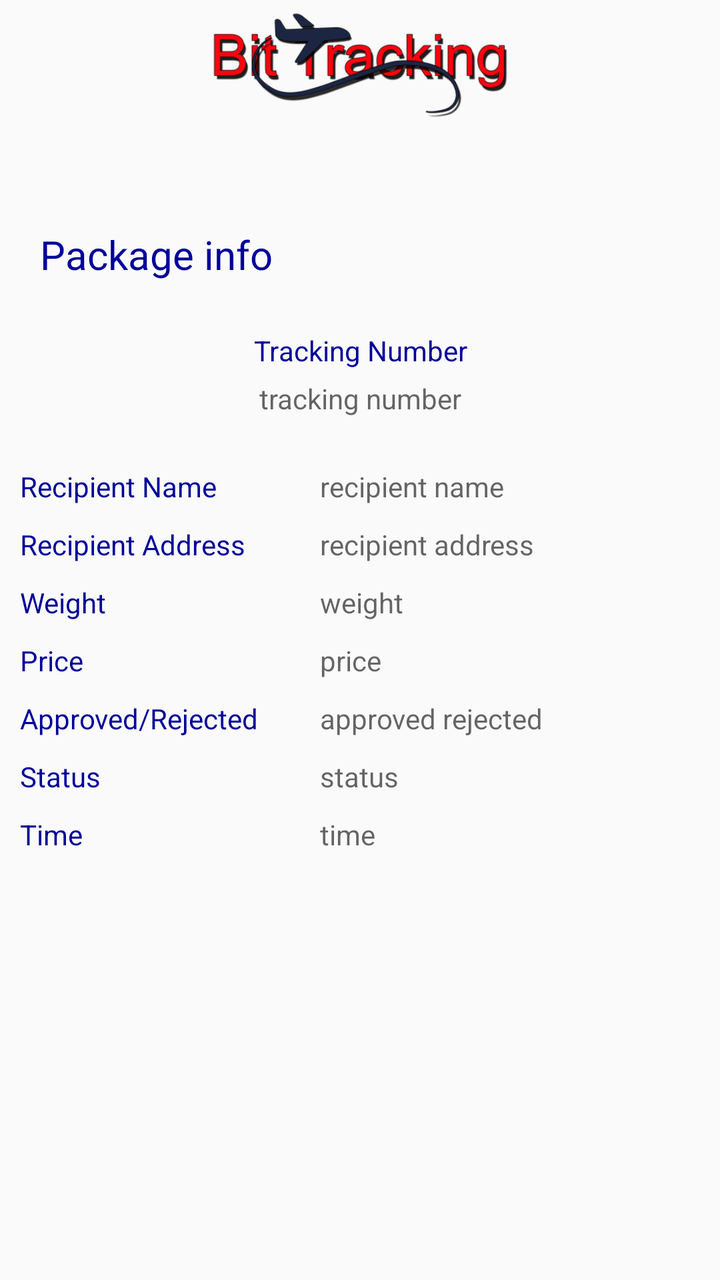
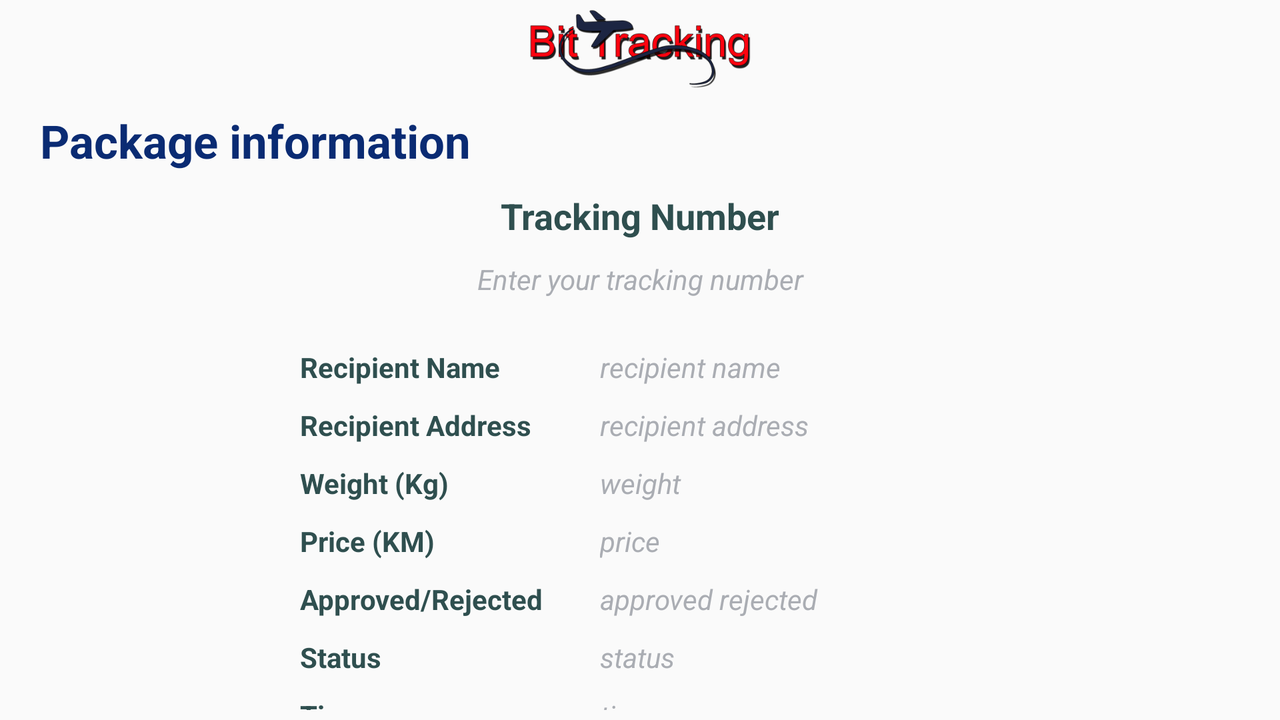

Compare how this app lays out the same screen by default and in its alternative resource folder. The renders come first, then the two layout files and the values they reference.
<!-- AndroidManifest.xml: application theme AppTheme -->
<!-- res/layout/activity_package.xml -->
<?xml version="1.0" encoding="utf-8"?>
<LinearLayout xmlns:android="http://schemas.android.com/apk/res/android"
    android:orientation="vertical"
    android:layout_width="match_parent"
    android:layout_height="match_parent"
    android:background="@drawable/backgroundpic"
    android:weightSum="1">

    <RelativeLayout
        android:id="@+id/header"
        android:layout_width="match_parent"
        android:layout_height="wrap_content"
        android:layout_alignParentTop="true"
        android:gravity="top"
        android:src="@drawable/logo">

        <ImageView
            android:id="@+id/imageView1"
            android:layout_width="match_parent"
            android:layout_height="60dp"
            android:src="@drawable/logo"
            android:layout_alignParentLeft="true"
            android:layout_alignParentStart="true"/>
    </RelativeLayout>


    <LinearLayout
        android:layout_width="match_parent"
        android:layout_height="wrap_content"
        android:orientation="vertical"
        android:gravity="center"
        android:layout_weight="0.41">
        <TextView
            android:layout_width="match_parent"
            android:layout_height="wrap_content"
            android:text="Package info"
            android:paddingBottom="20dp"
            android:textSize="20sp"
            android:paddingLeft="20dp"
            android:textColor="#000099"/>
        <TextView
            android:layout_width="400dp"
            android:layout_height="wrap_content"
            android:id="@+id/package_tracking_number_view"
            android:gravity="center"
            android:text="Tracking Number"
            android:padding="5dp"
            android:textColor="#000099"/>
        <TextView
            android:layout_width="400dp"
            android:layout_height="wrap_content"
            android:id="@+id/package_tracking_number"
            android:gravity="center"
            android:hint="tracking number"
            android:paddingBottom="20dp"/>

        
        <LinearLayout
            android:layout_width="350dp"
            android:layout_height="wrap_content"
            android:orientation="horizontal">
            <TextView
                android:layout_width="150dp"
                android:layout_height="wrap_content"
                android:id="@+id/package_recipient_name_view"
                android:gravity="left"
                android:text="Recipient Name"
                android:padding="5dp"
                android:textColor="#000099"/>
            <TextView
                android:layout_width="200dp"
                android:layout_height="wrap_content"
                android:id="@+id/package_recipient_name"
                android:gravity="left"
                android:hint="recipient name"
                android:padding="5dp"/>

        </LinearLayout>

        
        <LinearLayout
            android:layout_width="350dp"
            android:layout_height="wrap_content"
            android:orientation="horizontal">
            <TextView
                android:layout_width="150dp"
                android:layout_height="wrap_content"
                android:id="@+id/package_recipient_address_view"
                android:gravity="left"
                android:text="Recipient Address"
                android:padding="5dp"
                android:textColor="#000099"/>
            <TextView
                android:layout_width="200dp"
                android:layout_height="wrap_content"
                android:id="@+id/package_recipient_address"
                android:gravity="left"
                android:hint="recipient address"
                android:padding="5dp"/>
        </LinearLayout>
        
        <LinearLayout
            android:layout_width="350dp"
            android:layout_height="wrap_content"
            android:orientation="horizontal">
            <TextView
                android:layout_width="150dp"
                android:layout_height="wrap_content"
                android:id="@+id/package_wight_view"
                android:gravity="left"
                android:text="Weight"
                android:padding="5dp"
                android:textColor="#000099"/>
            <TextView
                android:layout_width="200dp"
                android:layout_height="wrap_content"
                android:id="@+id/package_wight_package"
                android:gravity="left"
                android:hint="weight"
                android:padding="5dp"/>
        </LinearLayout>
        
        <LinearLayout
            android:layout_width="350dp"
            android:layout_height="wrap_content"
            android:orientation="horizontal">
            <TextView
                android:layout_width="150dp"
                android:layout_height="wrap_content"
                android:id="@+id/package_price_view"
                android:gravity="left"
                android:text="Price"
                android:padding="5dp"
                android:textColor="#000099"/>
            <TextView
                android:layout_width="200dp"
                android:layout_height="wrap_content"
                android:id="@+id/package_price"
                android:gravity="left"
                android:hint="price"
                android:padding="5dp"/>
        </LinearLayout>
        
        <LinearLayout
            android:layout_width="350dp"
            android:layout_height="wrap_content"
            android:orientation="horizontal">
            <TextView
                android:layout_width="150dp"
                android:layout_height="wrap_content"
                android:id="@+id/package_ar_view"
                android:gravity="left"
                android:text="Approved/Rejected"
                android:padding="5dp"
                android:textColor="#000099"/>
            <TextView
                android:layout_width="200dp"
                android:layout_height="wrap_content"
                android:id="@+id/package_ar"
                android:gravity="left"
                android:hint="approved rejected"
                android:padding="5dp"/>
        </LinearLayout>
        
        <LinearLayout
            android:layout_width="350dp"
            android:layout_height="wrap_content"
            android:orientation="horizontal">
            <TextView
                android:layout_width="150dp"
                android:layout_height="wrap_content"
                android:id="@+id/package_status_view"
                android:gravity="left"
                android:text="Status"
                android:padding="5dp"
                android:textColor="#000099"/>
            <TextView
                android:layout_width="200dp"
                android:layout_height="wrap_content"
                android:id="@+id/package_status"
                android:gravity="left"
                android:hint="status"
                android:padding="5dp"/>
        </LinearLayout>
        
        <LinearLayout
            android:layout_width="350dp"
            android:layout_height="wrap_content"
            android:orientation="horizontal">
            <TextView
                android:layout_width="150dp"
                android:layout_height="wrap_content"
                android:id="@+id/package_time_view"
                android:gravity="left"
                android:text="Time"
                android:padding="5dp"
                android:textColor="#000099"/>
            <TextView
                android:layout_width="200dp"
                android:layout_height="wrap_content"
                android:id="@+id/package_time"
                android:gravity="left"
                android:hint="time"
                android:padding="5dp"/>
        </LinearLayout>
    </LinearLayout>
</LinearLayout>
<!-- resources referenced by this layout -->
<resources>
  <!-- drawable logo: png bitmap (drawable, 36606 bytes) -->
  <style name="AppTheme" parent="Theme.AppCompat.Light.NoActionBar">
          
          <item name="colorPrimary">@color/colorPrimary</item>
          <item name="colorPrimaryDark">@color/colorPrimaryDark</item>
          <item name="colorAccent">@color/colorAccent</item>
      </style>
</resources>
<!-- res/layout-land/activity_package.xml (the repository's variant of the layout above) -->
<!-- drawn on the phone turned sideways -->
<?xml version="1.0" encoding="utf-8"?>
<LinearLayout xmlns:android="http://schemas.android.com/apk/res/android"
    android:orientation="vertical"
    android:layout_width="match_parent"
    android:layout_height="match_parent"
    android:weightSum="1">

    <RelativeLayout
        android:id="@+id/header"
        android:layout_width="match_parent"
        android:layout_height="wrap_content"
        android:layout_alignParentTop="true"
        android:gravity="top"
        android:src="@drawable/logo">

        <ImageView
            android:id="@+id/imageView1"
            android:layout_width="match_parent"
            android:layout_height="45dp"
            android:src="@drawable/logo"
            android:layout_alignParentLeft="true"
            android:layout_alignParentStart="true"/>

        <LinearLayout
            android:layout_width="match_parent"
            android:layout_height="wrap_content"
            android:orientation="vertical"
            android:gravity="center"
            android:layout_weight="0.41"
            android:layout_alignParentTop="true"
            android:layout_alignParentLeft="true"
            android:layout_alignParentStart="true"
            android:layout_marginTop="30dp">
            <TextView
                android:layout_width="match_parent"
                android:layout_height="wrap_content"
                android:text="Package information"
                android:paddingTop="25dp"
                android:textSize="23sp"
                android:paddingLeft="20dp"
                android:textColor="#0A2B73"
                android:textStyle="bold"/>
            <TextView
                android:layout_width="400dp"
                android:layout_height="wrap_content"
                android:id="@+id/package_tracking_number_view"
                android:gravity="center"
                android:text="Tracking Number"
                android:padding="10dp"
                android:textColor="#2f4f4f"
                android:textSize="18sp"
                android:textStyle="bold"/>
            <TextView
                android:layout_width="400dp"
                android:layout_height="wrap_content"
                android:id="@+id/package_tracking_number"
                android:gravity="center"
                android:hint="Enter your tracking number"
                android:paddingBottom="20dp"
                android:textColor="#003366"
                android:textStyle="italic"
                android:textColorHint="#AAADB3"/>

            
            <LinearLayout
                android:layout_width="350dp"
                android:layout_height="wrap_content"
                android:orientation="horizontal">
                <TextView
                    android:layout_width="150dp"
                    android:layout_height="wrap_content"
                    android:id="@+id/package_recipient_name_view"
                    android:gravity="left"
                    android:text="Recipient Name"
                    android:padding="5dp"
                    android:textColor="#2f4f4f"
                    android:textStyle="bold"/>
                <TextView
                    android:layout_width="200dp"
                    android:layout_height="wrap_content"
                    android:id="@+id/package_recipient_name"
                    android:gravity="left"
                    android:hint="recipient name"
                    android:padding="5dp"
                    android:textColor="#003366"
                    android:textStyle="italic"
                    android:textColorHint="#AAADB3"/>

            </LinearLayout>

            
            <LinearLayout
                android:layout_width="350dp"
                android:layout_height="wrap_content"
                android:orientation="horizontal">
                <TextView
                    android:layout_width="150dp"
                    android:layout_height="wrap_content"
                    android:id="@+id/package_recipient_address_view"
                    android:gravity="left"
                    android:text="Recipient Address"
                    android:padding="5dp"
                    android:textColor="#2f4f4f"
                    android:textStyle="bold"/>
                <TextView
                    android:layout_width="200dp"
                    android:layout_height="wrap_content"
                    android:id="@+id/package_recipient_address"
                    android:gravity="left"
                    android:hint="recipient address"
                    android:padding="5dp"
                    android:textColor="#003366"
                    android:textStyle="italic"
                    android:textColorHint="#AAADB3"/>
            </LinearLayout>
            
            <LinearLayout
                android:layout_width="350dp"
                android:layout_height="wrap_content"
                android:orientation="horizontal">
                <TextView
                    android:layout_width="150dp"
                    android:layout_height="wrap_content"
                    android:id="@+id/package_wight_view"
                    android:gravity="left"
                    android:text="Weight (Kg)"
                    android:padding="5dp"
                    android:textColor="#2f4f4f"
                    android:textStyle="bold"/>
                <TextView
                    android:layout_width="200dp"
                    android:layout_height="wrap_content"
                    android:id="@+id/package_wight_package"
                    android:gravity="left"
                    android:hint="weight"
                    android:padding="5dp"
                    android:textColor="#003366"
                    android:textStyle="italic"
                    android:textColorHint="#AAADB3"/>
            </LinearLayout>
            
            <LinearLayout
                android:layout_width="350dp"
                android:layout_height="wrap_content"
                android:orientation="horizontal">
                <TextView
                    android:layout_width="150dp"
                    android:layout_height="wrap_content"
                    android:id="@+id/package_price_view"
                    android:gravity="left"
                    android:text="Price (KM)"
                    android:padding="5dp"
                    android:textColor="#2f4f4f"
                    android:textStyle="bold"/>
                <TextView
                    android:layout_width="200dp"
                    android:layout_height="wrap_content"
                    android:id="@+id/package_price"
                    android:gravity="left"
                    android:hint="price"
                    android:padding="5dp"
                    android:textColor="#003366"
                    android:textStyle="italic"
                    android:textColorHint="#AAADB3"/>
            </LinearLayout>
            
            <LinearLayout
                android:layout_width="350dp"
                android:layout_height="wrap_content"
                android:orientation="horizontal">
                <TextView
                    android:layout_width="150dp"
                    android:layout_height="wrap_content"
                    android:id="@+id/package_ar_view"
                    android:gravity="left"
                    android:text="Approved/Rejected"
                    android:padding="5dp"
                    android:textColor="#2f4f4f"
                    android:textStyle="bold"/>
                <TextView
                    android:layout_width="200dp"
                    android:layout_height="wrap_content"
                    android:id="@+id/package_ar"
                    android:gravity="left"
                    android:hint="approved rejected"
                    android:padding="5dp"
                    android:textColor="#003366"
                    android:textStyle="italic"
                    android:textColorHint="#AAADB3"/>
            </LinearLayout>
            
            <LinearLayout
                android:layout_width="350dp"
                android:layout_height="wrap_content"
                android:orientation="horizontal">
                <TextView
                    android:layout_width="150dp"
                    android:layout_height="wrap_content"
                    android:id="@+id/package_status_view"
                    android:gravity="left"
                    android:text="Status"
                    android:padding="5dp"
                    android:textColor="#2f4f4f"
                    android:textStyle="bold"/>
                <TextView
                    android:layout_width="200dp"
                    android:layout_height="wrap_content"
                    android:id="@+id/package_status"
                    android:gravity="left"
                    android:hint="status"
                    android:padding="5dp"
                    android:textColor="#003366"
                    android:textStyle="italic"
                    android:textColorHint="#AAADB3"/>
            </LinearLayout>
            
            <LinearLayout
                android:layout_width="350dp"
                android:layout_height="wrap_content"
                android:orientation="horizontal">
                <TextView
                    android:layout_width="150dp"
                    android:layout_height="wrap_content"
                    android:id="@+id/package_time_view"
                    android:gravity="left"
                    android:text="Time"
                    android:padding="5dp"
                    android:textColor="#2f4f4f"
                    android:textStyle="bold"/>
                <TextView
                    android:layout_width="200dp"
                    android:layout_height="wrap_content"
                    android:id="@+id/package_time"
                    android:gravity="left"
                    android:hint="time"
                    android:padding="5dp"
                    android:textColor="#003366"
                    android:textStyle="italic"
                    android:textColorHint="#AAADB3"/>
            </LinearLayout>
        </LinearLayout>
    </RelativeLayout>


</LinearLayout>
